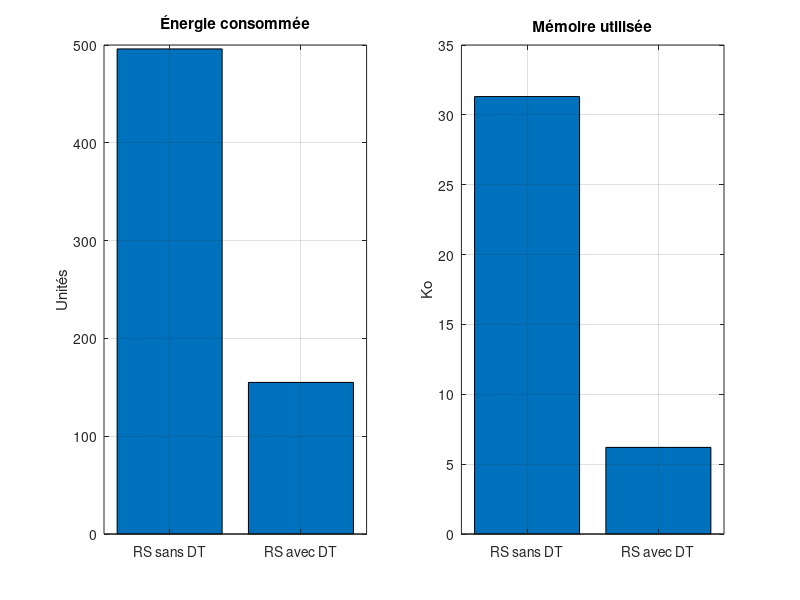

Write the MATLAB code that produced this figure.
% =========================================================
%   ANALYSE — Énergie & Mémoire RS (modèle final)
% =========================================================
clc; clear; close all;

load('canal_twinning.mat');
nb_paires = transmission.nb_paires;

% -----------------------------
% Coûts énergétiques (unités)
% -----------------------------
E_GEN = 5;      % Génération de clé (DT dans le modèle sans DT)
E_TEST = 3;     % Test de clé
E_HASH = 2;     % Hachage d'état
E_RS_RS = 6;    % Transmission radio RS <-> RS
E_RS_DT = 2;    % Transmission ID RS -> DT
E_DT_RS = 3;    % Transmission clé DT -> RS

% -----------------------------
% Coûts mémoire (Ko)
% -----------------------------
M_CLE  = 0.2;   % Stockage clé AES128 + hash + ID
M_ETAT = 0.21;  % Stockage état de nœud
M_LOG  = 0.6;   % Stockage log DT

% =========================================================
%   CALCULS
% =========================================================

% RS SANS DT : tout est fait dans le RS
energie_RS_sans_DT = nb_paires * (E_GEN + E_TEST + E_HASH + E_RS_RS);
memoire_RS_sans_DT = nb_paires * (M_CLE + M_ETAT + M_LOG);

% RS AVEC DT : le RS ne fait que transmettre ID et recevoir clé
energie_RS_avec_DT = nb_paires * (E_RS_DT + E_DT_RS);
memoire_RS_avec_DT = nb_paires * M_CLE;

% =========================================================
%   FIGURES
% =========================================================
figure('Name','Comparaison RS','NumberTitle','off',...
       'Position',[300 200 900 400]);

subplot(1,2,1);
bar([energie_RS_sans_DT, energie_RS_avec_DT]);
set(gca,'XTickLabel',{'RS sans DT','RS avec DT'});
title('Énergie consommée');
ylabel('Unités');
grid on;

subplot(1,2,2);
bar([memoire_RS_sans_DT, memoire_RS_avec_DT]);
set(gca,'XTickLabel',{'RS sans DT','RS avec DT'});
title('Mémoire utilisée');
ylabel('Ko');
grid on;

fprintf('\n>>> ANALYSE ÉNERGIE/MÉMOIRE\n');
fprintf('    Énergie RS sans DT : %.2f unités\n', energie_RS_sans_DT);
fprintf('    Énergie RS avec DT : %.2f unités\n', energie_RS_avec_DT);
fprintf('    Mémoire RS sans DT : %.2f Ko\n', memoire_RS_sans_DT);
fprintf('    Mémoire RS avec DT : %.2f Ko\n', memoire_RS_avec_DT);
